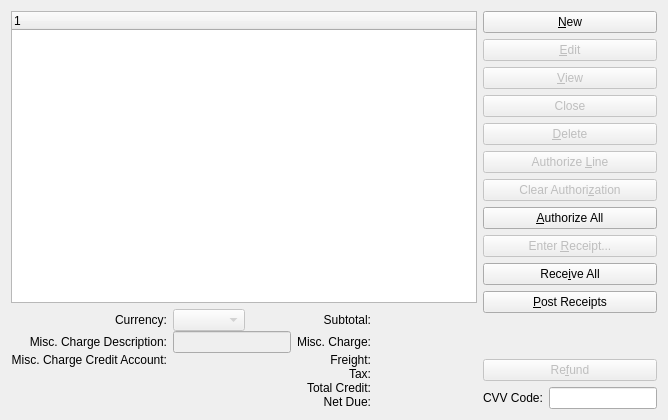
     <widget class="QWidget" name="_lineItemsPage">
      <attribute name="title">
       <string>&amp;Line Items</string>
      </attribute>
      <layout class="QGridLayout" name="gridLayout_3">
       <item row="0" column="0">
        <layout class="QVBoxLayout" name="verticalLayout_3">
         <item>
          <layout class="QGridLayout" name="gridLayout_2">
           <item row="0" column="0">
            <widget class="XTreeWidget" name="_raitem">
             <property name="sizePolicy">
              <sizepolicy hsizetype="Expanding" vsizetype="Expanding">
               <horstretch>0</horstretch>
               <verstretch>1</verstretch>
              </sizepolicy>
             </property>
             <property name="focusPolicy">
              <enum>Qt::StrongFocus</enum>
             </property>
             <property name="selectionMode">
              <enum>QAbstractItemView::SingleSelection</enum>
             </property>
            </widget>
           </item>
           <item row="0" column="1" rowspan="2">
            <layout class="QVBoxLayout">
             <item>
              <layout class="QVBoxLayout">
               <item>
                <widget class="QPushButton" name="_new">
                 <property name="enabled">
                  <bool>true</bool>
                 </property>
                 <property name="text">
                  <string>&amp;New</string>
                 </property>
                </widget>
               </item>
               <item>
                <widget class="QPushButton" name="_edit">
                 <property name="enabled">
                  <bool>false</bool>
                 </property>
                 <property name="text">
                  <string>&amp;Edit</string>
                 </property>
                </widget>
               </item>
               <item>
                <widget class="QPushButton" name="_view">
                 <property name="enabled">
                  <bool>false</bool>
                 </property>
                 <property name="focusPolicy">
                  <enum>Qt::ClickFocus</enum>
                 </property>
                 <property name="text">
                  <string>&amp;View</string>
                 </property>
                </widget>
               </item>
               <item>
                <widget class="QPushButton" name="_action">
                 <property name="enabled">
                  <bool>false</bool>
                 </property>
                 <property name="focusPolicy">
                  <enum>Qt::ClickFocus</enum>
                 </property>
                 <property name="text">
                  <string>Close</string>
                 </property>
                </widget>
               </item>
               <item>
                <widget class="QPushButton" name="_delete">
                 <property name="enabled">
                  <bool>false</bool>
                 </property>
                 <property name="text">
                  <string>&amp;Delete</string>
                 </property>
                </widget>
               </item>
              </layout>
             </item>
             <item>
              <layout class="QVBoxLayout">
               <item>
                <widget class="QPushButton" name="_authorizeLine">
                 <property name="enabled">
                  <bool>false</bool>
                 </property>
                 <property name="focusPolicy">
                  <enum>Qt::ClickFocus</enum>
                 </property>
                 <property name="text">
                  <string>Authorize &amp;Line</string>
                 </property>
                </widget>
               </item>
               <item>
                <widget class="QPushButton" name="_clearAuthorization">
                 <property name="enabled">
                  <bool>false</bool>
                 </property>
                 <property name="focusPolicy">
                  <enum>Qt::ClickFocus</enum>
                 </property>
                 <property name="text">
                  <string>Clear Authori&amp;zation</string>
                 </property>
                </widget>
               </item>
               <item>
                <widget class="QPushButton" name="_authorizeAll">
                 <property name="enabled">
                  <bool>true</bool>
                 </property>
                 <property name="focusPolicy">
                  <enum>Qt::ClickFocus</enum>
                 </property>
                 <property name="text">
                  <string>&amp;Authorize All</string>
                 </property>
                </widget>
               </item>
              </layout>
             </item>
             <item>
              <layout class="QVBoxLayout">
               <item>
                <widget class="QPushButton" name="_enterReceipt">
                 <property name="enabled">
                  <bool>false</bool>
                 </property>
                 <property name="focusPolicy">
                  <enum>Qt::ClickFocus</enum>
                 </property>
                 <property name="text">
                  <string>Enter &amp;Receipt...</string>
                 </property>
                </widget>
               </item>
               <item>
                <widget class="QPushButton" name="_receiveAll">
                 <property name="enabled">
                  <bool>true</bool>
                 </property>
                 <property name="focusPolicy">
                  <enum>Qt::ClickFocus</enum>
                 </property>
                 <property name="text">
                  <string>Rece&amp;ive All</string>
                 </property>
                </widget>
               </item>
               <item>
                <widget class="QPushButton" name="_postReceipts">
                 <property name="focusPolicy">
                  <enum>Qt::ClickFocus</enum>
                 </property>
                 <property name="text">
                  <string>&amp;Post Receipts</string>
                 </property>
                </widget>
               </item>
              </layout>
             </item>
             <item>
              <spacer>
               <property name="orientation">
                <enum>Qt::Vertical</enum>
               </property>
               <property name="sizeHint" stdset="0">
                <size>
                 <width>20</width>
                 <height>40</height>
                </size>
               </property>
              </spacer>
             </item>
             <item>
              <widget class="QPushButton" name="_refund">
               <property name="enabled">
                <bool>false</bool>
               </property>
               <property name="focusPolicy">
                <enum>Qt::ClickFocus</enum>
               </property>
               <property name="text">
                <string>Re&amp;fund</string>
               </property>
              </widget>
             </item>
             <item>
              <layout class="QHBoxLayout">
               <item>
                <widget class="QLabel" name="_CCCVVLit">
                 <property name="text">
                  <string>CVV Code:</string>
                 </property>
                </widget>
               </item>
               <item>
                <widget class="XLineEdit" name="_CCCVV">
                 <property name="sizePolicy">
                  <sizepolicy hsizetype="Maximum" vsizetype="Fixed">
                   <horstretch>0</horstretch>
                   <verstretch>0</verstretch>
                  </sizepolicy>
                 </property>
                 <property name="focusPolicy">
                  <enum>Qt::StrongFocus</enum>
                 </property>
                </widget>
               </item>
              </layout>
             </item>
            </layout>
           </item>
           <item row="1" column="0">
            <layout class="QGridLayout">
             <property name="verticalSpacing">
              <number>0</number>
             </property>
             <item row="0" column="0">
              <widget class="QLabel" name="_currencyLit">
               <property name="text">
                <string>Currency:</string>
               </property>
               <property name="alignment">
                <set>Qt::AlignRight|Qt::AlignTrailing|Qt::AlignVCenter</set>
               </property>
              </widget>
             </item>
             <item row="0" column="1">
              <widget class="XComboBox" name="_currency">
               <property name="enabled">
                <bool>false</bool>
               </property>
               <property name="type">
                <enum>XComboBox::Currencies</enum>
               </property>
              </widget>
             </item>
             <item row="0" column="2">
              <spacer>
               <property name="orientation">
                <enum>Qt::Horizontal</enum>
               </property>
               <property name="sizeHint" stdset="0">
                <size>
                 <width>40</width>
                 <height>20</height>
                </size>
               </property>
              </spacer>
             </item>
             <item row="0" column="3">
              <widget class="QLabel" name="_subtotalLit">
               <property name="text">
                <string>Subtotal:</string>
               </property>
               <property name="alignment">
                <set>Qt::AlignRight|Qt::AlignTrailing|Qt::AlignVCenter</set>
               </property>
              </widget>
             </item>
             <item row="0" column="4">
              <widget class="CurrDisplay" name="_subtotal">
               <property name="minimumSize">
                <size>
                 <width>100</width>
                 <height>0</height>
                </size>
               </property>
              </widget>
             </item>
             <item row="1" column="0">
              <widget class="QLabel" name="_miscChargeDescriptionLit">
               <property name="text">
                <string>Misc. Charge Description:</string>
               </property>
               <property name="alignment">
                <set>Qt::AlignRight|Qt::AlignTrailing|Qt::AlignVCenter</set>
               </property>
              </widget>
             </item>
             <item row="1" column="1" colspan="2">
              <widget class="XLineEdit" name="_miscChargeDescription">
               <property name="enabled">
                <bool>false</bool>
               </property>
              </widget>
             </item>
             <item row="1" column="3">
              <widget class="QLabel" name="_miscChargeAmountLit">
               <property name="text">
                <string>Misc. Charge:</string>
               </property>
               <property name="alignment">
                <set>Qt::AlignRight|Qt::AlignTrailing|Qt::AlignVCenter</set>
               </property>
              </widget>
             </item>
             <item row="1" column="4">
              <widget class="CurrCluster" name="_miscCharge">
               <property name="allowNegative">
                <bool>true</bool>
               </property>
               <property name="baseVisible">
                <bool>false</bool>
               </property>
               <property name="currencyEditable" stdset="0">
                <bool>false</bool>
               </property>
               <property name="currencyVisible">
                <bool>false</bool>
               </property>
               <property name="enabled">
                <bool>false</bool>
               </property>
              </widget>
             </item>
             <item row="2" column="0">
              <widget class="QLabel" name="_miscChargeAccountLit">
               <property name="text">
                <string>Misc. Charge Credit Account:</string>
               </property>
               <property name="alignment">
                <set>Qt::AlignRight|Qt::AlignTrailing|Qt::AlignVCenter</set>
               </property>
              </widget>
             </item>
             <item row="2" column="1" colspan="2">
              <widget class="GLCluster" name="_miscChargeAccount">
               <property name="enabled">
                <bool>false</bool>
               </property>
              </widget>
             </item>
             <item row="2" column="3">
              <widget class="XURLLabel" name="_freightLit">
               <property name="text">
                <string>Freight:</string>
               </property>
               <property name="alignment">
                <set>Qt::AlignRight|Qt::AlignTrailing|Qt::AlignVCenter</set>
               </property>
              </widget>
             </item>
             <item row="2" column="4">
              <widget class="CurrCluster" name="_freight">
               <property name="baseVisible">
                <bool>false</bool>
               </property>
               <property name="currencyEditable" stdset="0">
                <bool>false</bool>
               </property>
               <property name="currencyVisible">
                <bool>false</bool>
               </property>
               <property name="enabled">
                <bool>false</bool>
               </property>
              </widget>
             </item>
             <item row="3" column="3">
              <widget class="XURLLabel" name="_taxLit">
               <property name="text">
                <string>Tax:</string>
               </property>
               <property name="alignment">
                <set>Qt::AlignRight|Qt::AlignTrailing|Qt::AlignVCenter</set>
               </property>
              </widget>
             </item>
             <item row="3" column="4">
              <widget class="CurrDisplay" name="_tax"/>
             </item>
             <item row="4" column="3">
              <widget class="QLabel" name="_totalLit">
               <property name="text">
                <string>Total Credit:</string>
               </property>
               <property name="alignment">
                <set>Qt::AlignRight|Qt::AlignTrailing|Qt::AlignVCenter</set>
               </property>
              </widget>
             </item>
             <item row="4" column="4">
              <widget class="CurrCluster" name="_total">
               <property name="currencyEditable" stdset="0">
                <bool>false</bool>
               </property>
               <property name="currencyVisible">
                <bool>false</bool>
               </property>
               <property name="enabled">
                <bool>false</bool>
               </property>
              </widget>
             </item>
             <item row="5" column="4">
              <widget class="CurrDisplay" name="_netdue"/>
             </item>
             <item row="5" column="3">
              <widget class="QLabel" name="_netdueLit">
               <property name="text">
                <string>Net Due:</string>
               </property>
               <property name="alignment">
                <set>Qt::AlignRight|Qt::AlignTrailing|Qt::AlignVCenter</set>
               </property>
              </widget>
             </item>
            </layout>
           </item>
           <item row="2" column="0">
            <spacer>
             <property name="orientation">
              <enum>Qt::Vertical</enum>
             </property>
             <property name="sizeHint" stdset="0">
              <size>
               <width>20</width>
               <height>0</height>
              </size>
             </property>
            </spacer>
           </item>
          </layout>
         </item>
        </layout>
       </item>
      </layout>
     </widget>
